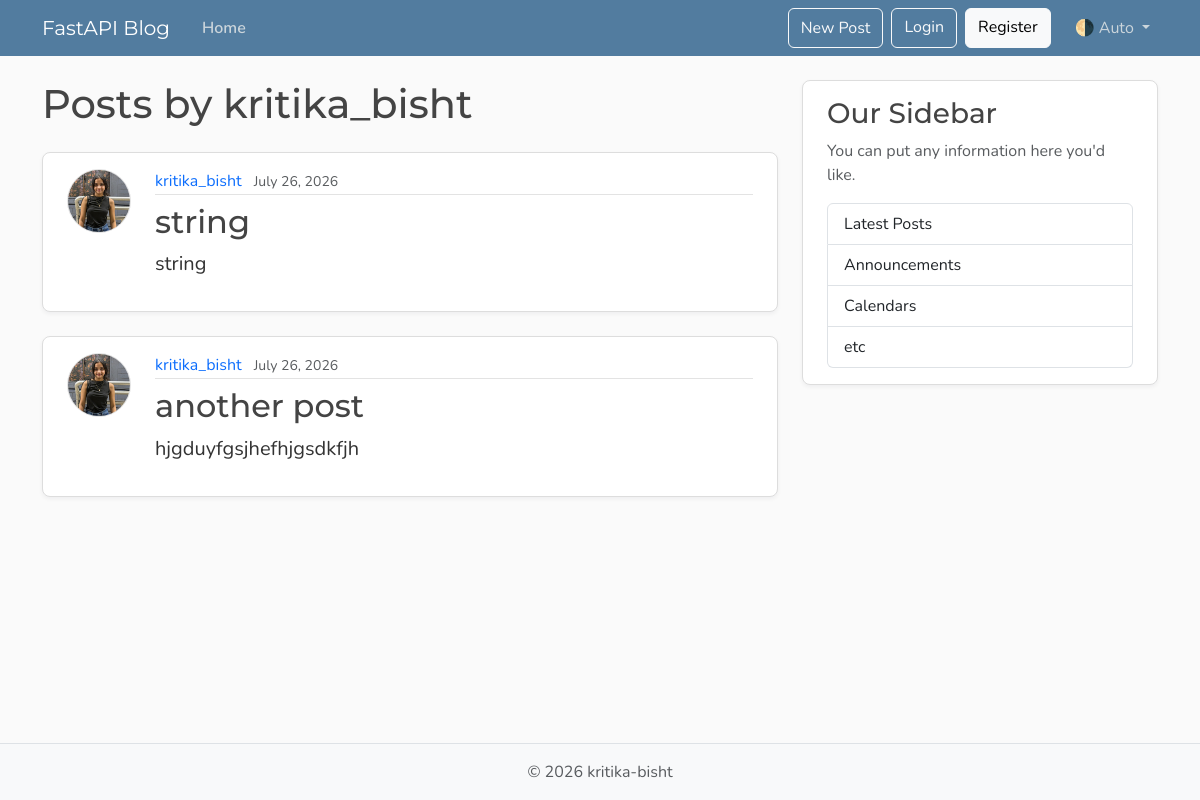
Before: /users/1/posts with the older database file.
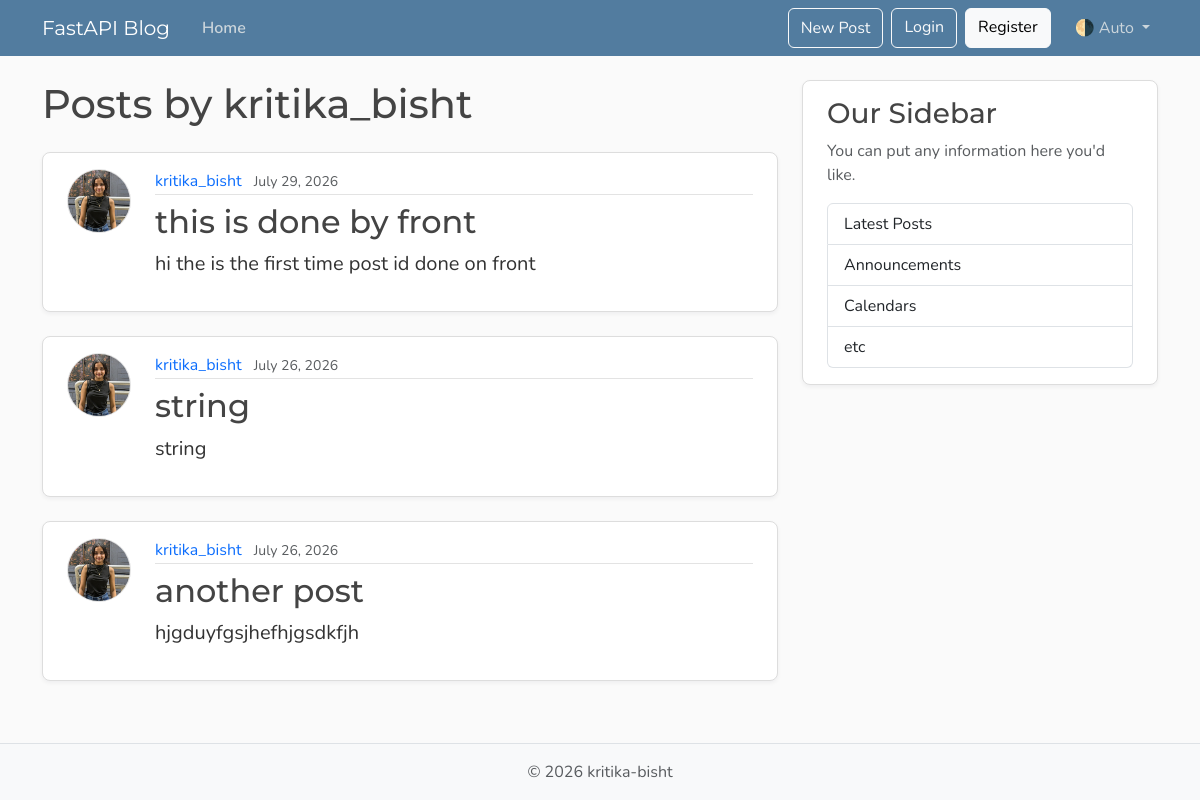
After: the same page with the newer database file.
### models.py (models this page shows, shortened)
class User(Base):
    __tablename__ = "users"
    id: Mapped[int] = mapped_column(Integer, primary_key=True, index=True)
    username: Mapped[str] = mapped_column(String(50), unique=True, nullable=False)
    email: Mapped[str] = mapped_column(String(120), unique=True, nullable=False)
    image_file: Mapped[str | None] = mapped_column(
        String(200),
        nullable=True,
        default=None,
    )
    posts: Mapped[list[Post]] = relationship(back_populates="author", cascade="all, delete-orphan")#one to many

class Post(Base):
    __tablename__ = "posts"
    id: Mapped[int] = mapped_column(Integer, primary_key=True, index=True)
    title: Mapped[str] = mapped_column(String(100), nullable=False)
    content: Mapped[str] = mapped_column(Text, nullable=False)
    user_id: Mapped[int] = mapped_column(
        ForeignKey("users.id"),
        nullable=False,
        index=True,
    )
    date_posted: Mapped[datetime] = mapped_column(
        DateTime(timezone=True),
        default=lambda: datetime.now(UTC),
    )
    author: Mapped[User] = relationship(back_populates="posts")#many to one

### main.py (the view)
@app.get("/users/{user_id}/posts", include_in_schema=False, name="user_posts")
async def user_posts_page(
    request: Request,
    user_id: int,
    db: Annotated[AsyncSession, Depends(get_db)],
):
    result = await db.execute(select(models.User).where(models.User.id == user_id))
    user = result.scalars().first()
    if not user:
        raise HTTPException(
            status_code=status.HTTP_404_NOT_FOUND,
            detail="User not found",
        )
    result = await db.execute(
        select(models.Post)
        .options(selectinload(models.Post.author))
        .where(models.Post.user_id == user_id)
        .order_by(models.Post.date_posted.desc()),
    )
    posts = result.scalars().all()
    return templates.TemplateResponse(
        request,
        "user_posts.html",
        {"posts": posts, "user": user, "title": f"{user.username}'s Posts"},
    )

### templates/user_posts.html
{% extends "layout.html" %}
{% block content %}
  <h1 class="mb-4">Posts by {{ user.username }}</h1>
  {% for post in posts %}
    <article class="content-section py-3 px-4 mb-4">
      <div class="d-flex align-items-start gap-4">
        <img class="rounded-circle article-img flex-shrink-0"
             src="{{ post.author.image_path }}"
             alt="{{ post.author.username }}'s profile picture"
             width="64"
             height="64"
             loading="lazy">
        <div class="flex-grow-1">
          <div class="article-metadata mb-2">
            <a class="me-2"
               href="{{ url_for('user_posts', user_id=post.author.id) }}">{{ post.author.username }}</a>
            <small class="text-body-secondary">{{ post.date_posted.strftime("%B %d, %Y") }}</small>
          </div>
          <h2>
            <a class="article-title"
               href="{{ url_for('post_page', post_id=post.id) }}">{{ post.title }}</a>
          </h2>
          <p class="article-content">{{ post.content }}</p>
        </div>
      </div>
    </article>
  {% else %}
    <p class="text-body-secondary">No posts by this user yet.</p>
  {% endfor %}
{% endblock content %}

### templates/layout.html (shortened to what this page needs)
<!DOCTYPE html>
<html lang="en">
  <head>
    <link href="https://cdn.jsdelivr.net/npm/bootstrap@5.3.8/dist/css/bootstrap.min.css"
          rel="stylesheet"
>
    <link rel="stylesheet"
     type="text/css"
     href="{{ url_for('static', path='css/main.css') }}">
  </head>
  <body class="d-flex flex-column min-vh-100">
    <header class="site-header">
      <nav class="navbar navbar-expand-md bg-steel fixed-top"
           data-bs-theme="dark">
        <div class="container">
          <a class="navbar-brand me-4" href="{{ url_for('home') }}">FastAPI Blog</a>
          <div class="collapse navbar-collapse" id="navbarToggle">
            <div class="navbar-nav me-auto">
              <a class="nav-link active"
              aria-current="page"
              href="{{ url_for('home') }}">Home</a>
            </div>
            <div class="navbar-nav">
              <button class="btn btn-outline-light mb-2 mb-md-0 me-md-2"
                    type="button"
                   data-bs-toggle="modal"
                   data-bs-target="#createPostModal">New Post</button>
              <a class="btn btn-outline-light mb-2 mb-md-0 me-md-2" href="#">Login</a>
              <a class="btn btn-light mb-2 mb-md-0 me-md-3" href="#">Register</a>
              <div class="nav-item dropdown">
                <a class="nav-link dropdown-toggle"
                   href="#"
                   role="button"
                   id="bd-theme"
                   data-bs-toggle="dropdown"
                   aria-expanded="false">
                  <span id="bd-theme-text">🌗 Auto</span>
                </a>
              </div>
            </div>
          </div>
        </div>
      </nav>
    </header>
    <main role="main" class="container">
      <div class="row">
        <div class="col-md-8">
          {% block content %}
          {% endblock content %}
        </div>
        <aside class="col-md-4">
          <div class="content-section py-3 px-4 mb-4">
            <h3>Our Sidebar</h3>
            <p class="text-body-secondary">You can put any information here you'd like.</p>
            <ul class="list-group">
              <li class="list-group-item">Latest Posts</li>
              <li class="list-group-item">Announcements</li>
              <li class="list-group-item">Calendars</li>
              <li class="list-group-item">etc</li>
            </ul>
          </div>
        </aside>
      </div>
    </main>
    <footer class="mt-auto py-3 bg-body-tertiary border-top">
      <div class="container text-center">
        <p class="text-body-secondary mb-0">
          © <span id="year"></span> kritika-bisht
        </p>
      </div>
    </footer>
  </body>
</html>

### static/css/main.css (style rules this page uses)
:root { --font-heading: "Montserrat", system-ui, -apple-system, BlinkMacSystemFont, sans-serif; --font-body: "Nunito", system-ui, -apple-system, BlinkMacSystemFont, sans-serif; --color-bg-body: #fafafa; --color-bg-content: #ffffff; --color-text-primary: #333333; --color-text-heading: #444444; --color-steel: #527c9f; --color-nav-link: #cbd5db; --color-nav-link-hover: #ffffff; --color-link-hover: #428bca; --color-border: #dddddd; --color-border-light: #e3e3e3; --spacing-xl: 5rem; --article-img-size: 4rem; --account-img-size: 7.813rem; }
body { font-family: var(--font-body); background: var(--color-bg-body); color: var(--color-text-primary); }
main { padding-top: var(--spacing-xl); }
h1, h2, h3, h4, h5, h6 { font-family: var(--font-heading); color: var(--color-text-heading); }
.navbar-brand { font-family: var(--font-heading); }
a { text-decoration: none; }
.bg-steel { background-color: var(--color-steel); }
.site-header .navbar-nav .nav-link { color: var(--color-nav-link); transition: color 0.2s ease-in-out; }
.site-header .navbar-nav .nav-link.active { font-weight: 600; }
.content-section { background: var(--color-bg-content); border: 1px solid var(--color-border); border-radius: 0.5rem; box-shadow: 0 2px 4px rgba(15, 23, 42, 0.05); transition: box-shadow 0.15s ease, transform 0.15s ease, border-color 0.15s ease; }
.article-title { color: var(--color-text-heading); transition: color 0.2s ease-in-out; }
.article-content { white-space: pre-line; font-size: 1.25rem; }
.article-img { height: var(--article-img-size); width: var(--article-img-size); flex-shrink: 0; object-fit: cover; border: 1px solid var(--color-border-light); box-shadow: 0 0 0 2px var(--color-bg-content); }
.article-metadata { padding-bottom: 0.063rem; border-bottom: 1px solid var(--color-border-light); }
.article-metadata a { transition: color 0.2s ease-in-out; }
[data-bs-theme="dark"] { --color-bg-body: #1a1a1a; --color-bg-content: #2d2d2d; --color-text-primary: #e0e0e0; --color-text-heading: #f0f0f0; --color-border: #404040; --color-border-light: #4a4a4a; }

Changed rows visible on the page:
added Post: author.image_path (picture), author.username "kritika_bisht", date_posted "July 29, 2026", title "this is done by front", content "hi the is the first time post id done on front"
